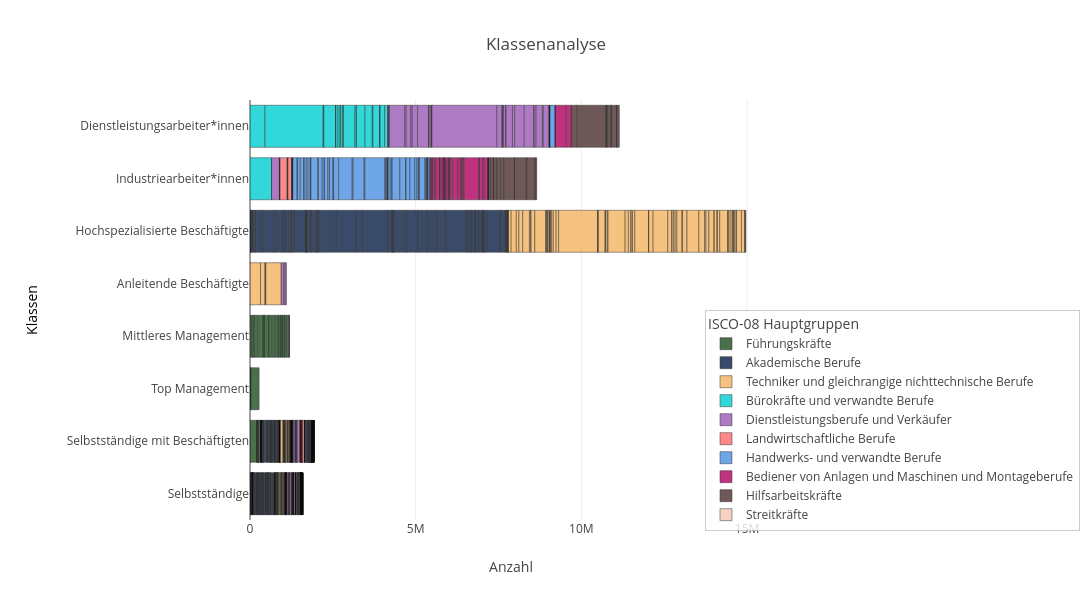

The notebook cell this image was saved under:
### Code cell
# Create the bar chart with the custom order
fig = px.bar(
    livingstone_data,
    x="Anzahl",
    y="modifiziert_livingstone",
    color='major_group',
    orientation='h',
    hover_data={
        'Berufsgattung(ISCO-Stufe 4)': True,
        'Anzahl': True,
        'modifiziert_livingstone': False,
        'major_group': False
    },
    title='Klassenanalyse',
    color_discrete_sequence=colors,
    category_orders={"modifiziert_livingstone": fraktion_order}
)
# Style the silces of the bars with black borders and slight transparency
fig.update_traces(
    marker=dict(line=dict(width=0.5, color='black')),
    opacity=0.8
)

# Update layout
fig.update_layout(
    width=1200,  # Reduce width
    height=600, 
    yaxis={
            'categoryorder': 'array',
            'categoryarray': fraktion_order[::],
            'title': 'Klassen',  # Add a title for the y-axis
            'title_standoff': 25,  # Distance between the axis and its title
            'tickfont': {'size': 12},  # Font size for the tick labels
            'titlefont': {'size': 14, 'color': 'black'}  # Font for the axis title
    },
    margin=dict(l=250, r=150),  # Increased right margin for meta-category labels
    legend=dict(
        yanchor="top",     # Anchor point is at the top of the legend box
        y=0.50,            # Position very close to the top (0.99 of the way up)
        xanchor="right",   # Anchor point is at the right of the legend box
        x=1.59,            # Position very close to the right edge (0.99 of the way right)
        bgcolor="rgba(255,255,255,0.8)",  # Semi-transparent white background
        bordercolor="rgba(0,0,0,0.2)",    # Light gray border
        borderwidth=1                     # Thin border
    ),
    plot_bgcolor='rgba(255,255,255,1)',  # White background
    
    legend_title_text='ISCO-08 Hauptgruppen'
)

fig.show()

### Figure 1 — Plotly figure (JSON) as saved in the notebook; plotly's stock layout.template omitted (floating-point values rounded to 4 significant figures; data arrays with more than 128 entries replaced by an {"elided": "..."} marker saying what was removed)
{"data": [{"alignmentgroup": "True", "customdata": {"elided": "90x2 str values"}, "hovertemplate": "Anzahl=%{x}<br>Berufsgattung(ISCO-Stufe 4)=%{customdata[0]}<extra></extra>", "legendgroup": "Führungskräfte", "marker": {"color": "#1D4E1F", "line": {"color": "black", "width": 0.5}, "pattern": {"shape": ""}}, "name": "Führungskräfte", "offsetgroup": "Führungskräfte", "opacity": 0.8, "orientation": "h", "showlegend": true, "textposition": "auto", "type": "bar", "x": [8800, 15410, 6100, 244550, 60350, 58530, 12900, 97710, 162370, 29830, 13740, 570, 0, 137890, 3540, 93430, 81530, 94870, 26490, 51350, 10570, 16290, 30480, 15410, 41790, 11820, 49290, 74390, 14400, 3440, 610, 310, 0, 0, 0, 0, 211570, 31350, 790, 670, 570, 410, 0, 0, 7670, 2240, 2960, 2180, 990, 2340, 0, 0, 0, 0, 0, 0, 1820, 780, 0, 0, 7640, 4490, 10750, 3920, 1560, 1270, 470, 0, 3380, 620, 820, 0, 510, 0, 910, 780, 3460, 1120, 1870, 2000, 6580, 1560, 62120, 12220, 3510, 810, 1860, 1740, 2020, 730], "xaxis": "x", "y": ["Top Management", "Top Management", "Top Management", "Top Management", "Mittleres Management", "Mittleres Management", "Mittleres Management", "Mittleres Management", "Mittleres Management", "Mittleres Management", "Mittleres Management", "Mittleres Management", "Mittleres Management", "Mittleres Management", "Mittleres Management", "Mittleres Management", "Mittleres Management", "Mittleres Management", "Mittleres Management", "Mittleres Management", "Mittleres Management", "Mittleres Management", "Mittleres Management", "Mittleres Management", "Mittleres Management", "Mittleres Management", "Mittleres Management", "Mittleres Management", "Mittleres Management", "Mittleres Management", "Selbstständige mit Beschäftigten", "Selbstständige", "Selbstständige mit Beschäftigten", "Selbstständige", "Selbstständige mit Beschäftigten", "Selbstständige", "Selbstständige mit Beschäftigten", "Selbstständige", "Selbstständige mit Beschäftigten", "Selbstständige", "Selbstständige mit Beschäftigten", "Selbstständige", "Selbstständige mit Beschäftigten", "Selbstständige", "Selbstständige mit Beschäftigten", "Selbstständige", "Selbstständige mit Beschäftigten", "Selbstständige", "Selbstständige mit Beschäftigten", "Selbstständige", "Selbstständige mit Beschäftigten", "Selbstständige", "Selbstständige mit Beschäftigten", "Selbstständige", "Selbstständige mit Beschäftigten", "Selbstständige", "Selbstständige mit Beschäftigten", "Selbstständige", "Selbstständige mit Beschäftigten", "Selbstständige", "Selbstständige mit Beschäftigten", "Selbstständige", "Selbstständige mit Beschäftigten", "Selbstständige", "Selbstständige mit Beschäftigten", "Selbstständige", "Selbstständige mit Beschäftigten", "Selbstständige", "Selbstständige mit Beschäftigten", "Selbstständige", "Selbstständige mit Beschäftigten", "Selbstständige", "Selbstständige mit Beschäftigten", "Selbstständige", "Selbstständige mit Beschäftigten", "Selbstständige", "Selbstständige mit Beschäftigten", "Selbstständige", "Selbstständige mit Beschäftigten", "Selbstständige", "Selbstständige mit Beschäftigten", "Selbstständige", "Selbstständige mit Beschäftigten", "Selbstständige", "Selbstständige mit Beschäftigten", "Selbstständige", "Selbstständige mit Beschäftigten", "Selbstständige", "Selbstständige mit Beschäftigten", "Selbstständige"], "yaxis": "y"}, {"alignmentgroup": "True", "customdata": {"elided": "276x2 str values"}, "hovertemplate": "Anzahl=%{x}<br>Berufsgattung(ISCO-Stufe 4)=%{customdata[0]}<extra></extra>", "legendgroup": "Akademische Berufe", "marker": {"color": "#0A1F44", "line": {"color": "black", "width": 0.5}, "pattern": {"shape": ""}}, "name": "Akademische Berufe", "offsetgroup": "Akademische Berufe", "opacity": 0.8, "orientation": "h", "showlegend": true, "textposition": "auto", "type": "bar", "x": {"elided": "276 int values"}, "xaxis": "x", "y": {"elided": "276 str values"}, "yaxis": "y"}, {"alignmentgroup": "True", "customdata": {"elided": "252x2 str values"}, "hovertemplate": "Anzahl=%{x}<br>Berufsgattung(ISCO-Stufe 4)=%{customdata[0]}<extra></extra>", "legendgroup": "Techniker und gleichrangige nichttechnische Berufe", "marker": {"color": "#F5B461", "line": {"color": "black", "width": 0.5}, "pattern": {"shape": ""}}, "name": "Techniker und gleichrangige nichttechnische Berufe", "offsetgroup": "Techniker und gleichrangige nichttechnische Berufe", "opacity": 0.8, "orientation": "h", "showlegend": true, "textposition": "auto", "type": "bar", "x": {"elided": "252 int values"}, "xaxis": "x", "y": {"elided": "252 str values"}, "yaxis": "y"}, {"alignmentgroup": "True", "customdata": {"elided": "78x2 str values"}, "hovertemplate": "Anzahl=%{x}<br>Berufsgattung(ISCO-Stufe 4)=%{customdata[0]}<extra></extra>", "legendgroup": "Bürokräfte und verwandte Berufe", "marker": {"color": "#00CED1", "line": {"color": "black", "width": 0.5}, "pattern": {"shape": ""}}, "name": "Bürokräfte und verwandte Berufe", "offsetgroup": "Bürokräfte und verwandte Berufe", "opacity": 0.8, "orientation": "h", "showlegend": true, "textposition": "auto", "type": "bar", "x": [454860, 1753560, 11590, 9210, 353240, 4750, 270, 2600, 66330, 61040, 21880, 68690, 7100, 3210, 352180, 37760, 4240, 649900, 259590, 217890, 20080, 197990, 8470, 12040, 134810, 90290, 270, 450, 13150, 10230, 0, 540, 0, 0, 2200, 1680, 2730, 1680, 0, 0, 0, 0, 5190, 2880, 0, 300, 0, 0, 250, 250, 0, 0, 280, 1030, 4120, 3440, 1040, 880, 0, 0, 1700, 1150, 2470, 1090, 6020, 1670, 0, 0, 1540, 970, 0, 590, 0, 0, 780, 600, 2260, 3930], "xaxis": "x", "y": ["Dienstleistungsarbeiter*innen", "Dienstleistungsarbeiter*innen", "Dienstleistungsarbeiter*innen", "Dienstleistungsarbeiter*innen", "Dienstleistungsarbeiter*innen", "Dienstleistungsarbeiter*innen", "Dienstleistungsarbeiter*innen", "Dienstleistungsarbeiter*innen", "Dienstleistungsarbeiter*innen", "Dienstleistungsarbeiter*innen", "Dienstleistungsarbeiter*innen", "Dienstleistungsarbeiter*innen", "Dienstleistungsarbeiter*innen", "Dienstleistungsarbeiter*innen", "Dienstleistungsarbeiter*innen", "Dienstleistungsarbeiter*innen", "Dienstleistungsarbeiter*innen", "Industriearbeiter*innen", "Dienstleistungsarbeiter*innen", "Dienstleistungsarbeiter*innen", "Dienstleistungsarbeiter*innen", "Dienstleistungsarbeiter*innen", "Dienstleistungsarbeiter*innen", "Dienstleistungsarbeiter*innen", "Dienstleistungsarbeiter*innen", "Dienstleistungsarbeiter*innen", "Selbstständige mit Beschäftigten", "Selbstständige", "Selbstständige mit Beschäftigten", "Selbstständige", "Selbstständige mit Beschäftigten", "Selbstständige", "Selbstständige mit Beschäftigten", "Selbstständige", "Selbstständige mit Beschäftigten", "Selbstständige", "Selbstständige mit Beschäftigten", "Selbstständige", "Selbstständige mit Beschäftigten", "Selbstständige", "Selbstständige mit Beschäftigten", "Selbstständige", "Selbstständige mit Beschäftigten", "Selbstständige", "Selbstständige mit Beschäftigten", "Selbstständige", "Selbstständige mit Beschäftigten", "Selbstständige", "Selbstständige mit Beschäftigten", "Selbstständige", "Selbstständige mit Beschäftigten", "Selbstständige", "Selbstständige mit Beschäftigten", "Selbstständige", "Selbstständige mit Beschäftigten", "Selbstständige", "Selbstständige mit Beschäftigten", "Selbstständige", "Selbstständige mit Beschäftigten", "Selbstständige", "Selbstständige mit Beschäftigten", "Selbstständige", "Selbstständige mit Beschäftigten", "Selbstständige", "Selbstständige mit Beschäftigten", "Selbstständige", "Selbstständige mit Beschäftigten", "Selbstständige", "Selbstständige mit Beschäftigten", "Selbstständige", "Selbstständige mit Beschäftigten", "Selbstständige", "Selbstständige mit Beschäftigten", "Selbstständige", "Selbstständige mit Beschäftigten", "Selbstständige", "Selbstständige mit Beschäftigten", "Selbstständige"], "yaxis": "y"}, {"alignmentgroup": "True", "customdata": {"elided": "111x2 str values"}, "hovertemplate": "Anzahl=%{x}<br>Berufsgattung(ISCO-Stufe 4)=%{customdata[0]}<extra></extra>", "legendgroup": "Dienstleistungsberufe und Verkäufer", "marker": {"color": "#9B59B6", "line": {"color": "black", "width": 0.5}, "pattern": {"shape": ""}}, "name": "Dienstleistungsberufe und Verkäufer", "offsetgroup": "Dienstleistungsberufe und Verkäufer", "opacity": 0.8, "orientation": "h", "showlegend": true, "textposition": "auto", "type": "bar", "x": [25420, 19280, 8230, 238300, 462340, 44790, 144310, 40300, 82330, 159660, 332020, 0, 16340, 52850, 23270, 250, 9120, 41240, 35390, 1957260, 163940, 0, 3610, 10160, 25550, 69400, 7540, 190770, 68070, 288450, 287550, 13160, 56550, 189650, 27300, 158100, 32260, 0, 0, 0, 0, 670, 3380, 16530, 3840, 10110, 2940, 1270, 600, 40530, 23830, 21060, 35430, 2970, 750, 2490, 2730, 13550, 14210, 0, 470, 2630, 740, 4250, 8440, 7260, 1960, 0, 480, 660, 830, 20220, 13120, 2040, 750, 89850, 49690, 740, 400, 420, 640, 360, 1050, 2480, 3940, 780, 0, 8990, 4200, 1210, 900, 7910, 22660, 270, 1610, 1340, 2240, 1170, 3490, 0, 0, 0, 0, 0, 0, 0, 0, 1580, 1230, 0, 320], "xaxis": "x", "y": ["Dienstleistungsarbeiter*innen", "Dienstleistungsarbeiter*innen", "Dienstleistungsarbeiter*innen", "Industriearbeiter*innen", "Dienstleistungsarbeiter*innen", "Dienstleistungsarbeiter*innen", "Dienstleistungsarbeiter*innen", "Dienstleistungsarbeiter*innen", "Anleitende Beschäftigte", "Dienstleistungsarbeiter*innen", "Dienstleistungsarbeiter*innen", "Dienstleistungsarbeiter*innen", "Dienstleistungsarbeiter*innen", "Dienstleistungsarbeiter*innen", "Dienstleistungsarbeiter*innen", "Dienstleistungsarbeiter*innen", "Dienstleistungsarbeiter*innen", "Anleitende Beschäftigte", "Anleitende Beschäftigte", "Dienstleistungsarbeiter*innen", "Dienstleistungsarbeiter*innen", "Dienstleistungsarbeiter*innen", "Dienstleistungsarbeiter*innen", "Dienstleistungsarbeiter*innen", "Dienstleistungsarbeiter*innen", "Dienstleistungsarbeiter*innen", "Dienstleistungsarbeiter*innen", "Dienstleistungsarbeiter*innen", "Dienstleistungsarbeiter*innen", "Dienstleistungsarbeiter*innen", "Dienstleistungsarbeiter*innen", "Dienstleistungsarbeiter*innen", "Dienstleistungsarbeiter*innen", "Dienstleistungsarbeiter*innen", "Dienstleistungsarbeiter*innen", "Dienstleistungsarbeiter*innen", "Dienstleistungsarbeiter*innen", "Selbstständige mit Beschäftigten", "Selbstständige", "Selbstständige mit Beschäftigten", "Selbstständige", "Selbstständige mit Beschäftigten", "Selbstständige", "Selbstständige mit Beschäftigten", "Selbstständige", "Selbstständige mit Beschäftigten", "Selbstständige", "Selbstständige mit Beschäftigten", "Selbstständige", "Selbstständige mit Beschäftigten", "Selbstständige", "Selbstständige mit Beschäftigten", "Selbstständige", "Selbstständige mit Beschäftigten", "Selbstständige", "Selbstständige mit Beschäftigten", "Selbstständige", "Selbstständige mit Beschäftigten", "Selbstständige", "Selbstständige mit Beschäftigten", "Selbstständige", "Selbstständige mit Beschäftigten", "Selbstständige", "Selbstständige mit Beschäftigten", "Selbstständige", "Selbstständige mit Beschäftigten", "Selbstständige", "Selbstständige mit Beschäftigten", "Selbstständige", "Selbstständige mit Beschäftigten", "Selbstständige", "Selbstständige mit Beschäftigten", "Selbstständige", "Selbstständige mit Beschäftigten", "Selbstständige", "Selbstständige mit Beschäftigten", "Selbstständige", "Selbstständige mit Beschäftigten", "Selbstständige", "Selbstständige mit Beschäftigten", "Selbstständige", "Selbstständige mit Beschäftigten", "Selbstständige", "Selbstständige mit Beschäftigten", "Selbstständige", "Selbstständige mit Beschäftigten", "Selbstständige", "Selbstständige mit Beschäftigten", "Selbstständige", "Selbstständige mit Beschäftigten", "Selbstständige", "Selbstständige mit Beschäftigten", "Selbstständige", "Selbstständige mit Beschäftigten", "Selbstständige", "Selbstständige mit Beschäftigten", "Selbstständige", "Selbstständige mit Beschäftigten", "Selbstständige", "Selbstständige mit Beschäftigten", "Selbstständige", "Selbstständige mit Beschäftigten", "Selbstständige", "Selbstständige mit Beschäftigten", "Selbstständige", "Selbstständige mit Beschäftigten", "Selbstständige", "Selbstständige mit Beschäftigten", "Selbstständige", "Selbstständige mit Beschäftigten", "Selbstständige"], "yaxis": "y"}, {"alignmentgroup": "True", "customdata": [["Ackerbauern und Gemüseanbauer", "Landwirtschaftliche Berufe"], ["Baum- und Strauchfrüchteanbauer", "Landwirtschaftliche Berufe"], ["Gärtner, Saat- und Pflanzenzüchter", "Landwirtschaftliche Berufe"], ["Nutztierhalter (ohne Geflügel) und Milchproduzenten", "Landwirtschaftliche Berufe"], ["Geflügelhalter", "Landwirtschaftliche Berufe"], ["Imker und Seidenraupenzüchter", "Landwirtschaftliche Berufe"], ["Tierhalter, anderweitig nicht genannt", "Landwirtschaftliche Berufe"], ["Landwirte mit Ackerbau und Tierhaltung (ohne ausgeprägten Schwerpunkt)", "Landwirtschaftliche Berufe"], ["Forstarbeitskräfte und verwandte Berufe", "Landwirtschaftliche Berufe"], ["Fachkräfte im Bereich Aquakultur", "Landwirtschaftliche Berufe"], ["Binnen- und Küstenfischer", "Landwirtschaftliche Berufe"], ["Hochseefischer", "Landwirtschaftliche Berufe"], ["Ackerbauern und Gemüseanbauer", "Landwirtschaftliche Berufe"], ["Ackerbauern und Gemüseanbauer", "Landwirtschaftliche Berufe"], ["Baum- und Strauchfrüchteanbauer", "Landwirtschaftliche Berufe"], ["Baum- und Strauchfrüchteanbauer", "Landwirtschaftliche Berufe"], ["Gärtner, Saat- und Pflanzenzüchter", "Landwirtschaftliche Berufe"], ["Gärtner, Saat- und Pflanzenzüchter", "Landwirtschaftliche Berufe"], ["Nutztierhalter (ohne Geflügel) und Milchproduzenten", "Landwirtschaftliche Berufe"], ["Nutztierhalter (ohne Geflügel) und Milchproduzenten", "Landwirtschaftliche Berufe"], ["Geflügelhalter", "Landwirtschaftliche Berufe"], ["Geflügelhalter", "Landwirtschaftliche Berufe"], ["Imker und Seidenraupenzüchter", "Landwirtschaftliche Berufe"], ["Imker und Seidenraupenzüchter", "Landwirtschaftliche Berufe"], ["Tierhalter, anderweitig nicht genannt", "Landwirtschaftliche Berufe"], ["Tierhalter, anderweitig nicht genannt", "Landwirtschaftliche Berufe"], ["Landwirte mit Ackerbau und Tierhaltung (ohne ausgeprägten Schwerpunkt)", "Landwirtschaftliche Berufe"], ["Landwirte mit Ackerbau und Tierhaltung (ohne ausgeprägten Schwerpunkt)", "Landwirtschaftliche Berufe"], ["Forstarbeitskräfte und verwandte Berufe", "Landwirtschaftliche Berufe"], ["Forstarbeitskräfte und verwandte Berufe", "Landwirtschaftliche Berufe"], ["Fachkräfte im Bereich Aquakultur", "Landwirtschaftliche Berufe"], ["Fachkräfte im Bereich Aquakultur", "Landwirtschaftliche Berufe"], ["Binnen- und Küstenfischer", "Landwirtschaftliche Berufe"], ["Binnen- und Küstenfischer", "Landwirtschaftliche Berufe"], ["Hochseefischer", "Landwirtschaftliche Berufe"], ["Hochseefischer", "Landwirtschaftliche Berufe"]], "hovertemplate": "Anzahl=%{x}<br>Berufsgattung(ISCO-Stufe 4)=%{customdata[0]}<extra></extra>", "legendgroup": "Landwirtschaftliche Berufe", "marker": {"color": "#FF6B6B", "line": {"color": "black", "width": 0.5}, "pattern": {"shape": ""}}, "name": "Landwirtschaftliche Berufe", "offsetgroup": "Landwirtschaftliche Berufe", "opacity": 0.8, "orientation": "h", "showlegend": true, "textposition": "auto", "type": "bar", "x": [10390, 8730, 213620, 22150, 2440, 690, 350, 109920, 16410, 860, 1390, 0, 970, 650, 5040, 2550, 29050, 15030, 3500, 2570, 0, 0, 400, 570, 0, 0, 58570, 42880, 1550, 1690, 250, 230, 460, 260, 0, 0], "xaxis": "x", "y": ["Industriearbeiter*innen", "Industriearbeiter*innen", "Industriearbeiter*innen", "Industriearbeiter*innen", "Industriearbeiter*innen", "Industriearbeiter*innen", "Industriearbeiter*innen", "Industriearbeiter*innen", "Industriearbeiter*innen", "Industriearbeiter*innen", "Industriearbeiter*innen", "Industriearbeiter*innen", "Selbstständige mit Beschäftigten", "Selbstständige", "Selbstständige mit Beschäftigten", "Selbstständige", "Selbstständige mit Beschäftigten", "Selbstständige", "Selbstständige mit Beschäftigten", "Selbstständige", "Selbstständige mit Beschäftigten", "Selbstständige", "Selbstständige mit Beschäftigten", "Selbstständige", "Selbstständige mit Beschäftigten", "Selbstständige", "Selbstständige mit Beschäftigten", "Selbstständige", "Selbstständige mit Beschäftigten", "Selbstständige", "Selbstständige mit Beschäftigten", "Selbstständige", "Selbstständige mit Beschäftigten", "Selbstständige", "Selbstständige mit Beschäftigten", "Selbstständige"], "yaxis": "y"}, {"alignmentgroup": "True", "customdata": {"elided": "198x2 str values"}, "hovertemplate": "Anzahl=%{x}<br>Berufsgattung(ISCO-Stufe 4)=%{customdata[0]}<extra></extra>", "legendgroup": "Handwerks- und verwandte Berufe", "marker": {"color": "#4A90E2", "line": {"color": "black", "width": 0.5}, "pattern": {"shape": ""}}, "name": "Handwerks- und verwandte Berufe", "offsetgroup": "Handwerks- und verwandte Berufe", "opacity": 0.8, "orientation": "h", "showlegend": true, "textposition": "auto", "type": "bar", "x": {"elided": "198 int values"}, "xaxis": "x", "y": {"elided": "198 str values"}, "yaxis": "y"}, {"alignmentgroup": "True", "customdata": {"elided": "117x2 str values"}, "hovertemplate": "Anzahl=%{x}<br>Berufsgattung(ISCO-Stufe 4)=%{customdata[0]}<extra></extra>", "legendgroup": "Bediener von Anlagen und Maschinen und Montageberufe", "marker": {"color": "#af005f", "line": {"color": "black", "width": 0.5}, "pattern": {"shape": ""}}, "name": "Bediener von Anlagen und Maschinen und Montageberufe", "offsetgroup": "Bediener von Anlagen und Maschinen und Montageberufe", "opacity": 0.8, "orientation": "h", "showlegend": true, "textposition": "auto", "type": "bar", "x": [12060, 51960, 4390, 19790, 55290, 34310, 111320, 4820, 7620, 58290, 45650, 2220, 13370, 9300, 6210, 580, 3720, 38430, 4360, 67190, 19100, 10580, 26400, 7810, 74360, 156360, 75890, 47900, 1050, 48240, 15580, 334960, 149540, 448700, 12010, 111340, 33830, 110440, 1910, 0, 0, 1450, 1060, 0, 0, 290, 0, 250, 0, 390, 0, 0, 0, 0, 0, 0, 0, 360, 0, 0, 0, 0, 0, 0, 0, 290, 820, 270, 250, 0, 0, 0, 0, 1280, 920, 0, 0, 2490, 1410, 0, 0, 380, 370, 330, 0, 0, 0, 0, 0, 410, 430, 650, 940, 0, 250, 0, 0, 0, 0, 0, 0, 10270, 8580, 1280, 790, 7350, 4350, 400, 350, 2380, 1720, 280, 420, 0, 0, 0, 0], "xaxis": "x", "y": ["Industriearbeiter*innen", "Industriearbeiter*innen", "Industriearbeiter*innen", "Industriearbeiter*innen", "Industriearbeiter*innen", "Industriearbeiter*innen", "Industriearbeiter*innen", "Industriearbeiter*innen", "Industriearbeiter*innen", "Industriearbeiter*innen", "Industriearbeiter*innen", "Industriearbeiter*innen", "Industriearbeiter*innen", "Industriearbeiter*innen", "Industriearbeiter*innen", "Industriearbeiter*innen", "Industriearbeiter*innen", "Industriearbeiter*innen", "Industriearbeiter*innen", "Industriearbeiter*innen", "Industriearbeiter*innen", "Industriearbeiter*innen", "Industriearbeiter*innen", "Industriearbeiter*innen", "Industriearbeiter*innen", "Industriearbeiter*innen", "Industriearbeiter*innen", "Industriearbeiter*innen", "Industriearbeiter*innen", "Industriearbeiter*innen", "Industriearbeiter*innen", "Dienstleistungsarbeiter*innen", "Dienstleistungsarbeiter*innen", "Industriearbeiter*innen", "Industriearbeiter*innen", "Industriearbeiter*innen", "Industriearbeiter*innen", "Industriearbeiter*innen", "Industriearbeiter*innen", "Selbstständige mit Beschäftigten", "Selbstständige", "Selbstständige mit Beschäftigten", "Selbstständige", "Selbstständige mit Beschäftigten", "Selbstständige", "Selbstständige mit Beschäftigten", "Selbstständige", "Selbstständige mit Beschäftigten", "Selbstständige", "Selbstständige mit Beschäftigten", "Selbstständige", "Selbstständige mit Beschäftigten", "Selbstständige", "Selbstständige mit Beschäftigten", "Selbstständige", "Selbstständige mit Beschäftigten", "Selbstständige", "Selbstständige mit Beschäftigten", "Selbstständige", "Selbstständige mit Beschäftigten", "Selbstständige", "Selbstständige mit Beschäftigten", "Selbstständige", "Selbstständige mit Beschäftigten", "Selbstständige", "Selbstständige mit Beschäftigten", "Selbstständige", "Selbstständige mit Beschäftigten", "Selbstständige", "Selbstständige mit Beschäftigten", "Selbstständige", "Selbstständige mit Beschäftigten", "Selbstständige", "Selbstständige mit Beschäftigten", "Selbstständige", "Selbstständige mit Beschäftigten", "Selbstständige", "Selbstständige mit Beschäftigten", "Selbstständige", "Selbstständige mit Beschäftigten", "Selbstständige", "Selbstständige mit Beschäftigten", "Selbstständige", "Selbstständige mit Beschäftigten", "Selbstständige", "Selbstständige mit Beschäftigten", "Selbstständige", "Selbstständige mit Beschäftigten", "Selbstständige", "Selbstständige mit Beschäftigten", "Selbstständige", "Selbstständige mit Beschäftigten", "Selbstständige", "Selbstständige mit Beschäftigten", "Selbstständige", "Selbstständige mit Beschäftigten", "Selbstständige", "Selbstständige mit Beschäftigten", "Selbstständige", "Selbstständige mit Beschäftigten", "Selbstständige", "Selbstständige mit Beschäftigten", "Selbstständige", "Selbstständige mit Beschäftigten", "Selbstständige", "Selbstständige mit Beschäftigten", "Selbstständige", "Selbstständige mit Beschäftigten", "Selbstständige", "Selbstständige mit Beschäftigten", "Selbstständige", "Selbstständige mit Beschäftigten", "Selbstständige", "Selbstständige mit Beschäftigten", "Selbstständige", "Selbstständige mit Beschäftigten", "Selbstständige"], "yaxis": "y"}, {"alignmentgroup": "True", "customdata": {"elided": "93x2 str values"}, "hovertemplate": "Anzahl=%{x}<br>Berufsgattung(ISCO-Stufe 4)=%{customdata[0]}<extra></extra>", "legendgroup": "Hilfsarbeitskräfte", "marker": {"color": "#4B2F2F", "line": {"color": "black", "width": 0.5}, "pattern": {"shape": ""}}, "name": "Hilfsarbeitskräfte", "offsetgroup": "Hilfsarbeitskräfte", "opacity": 0.8, "orientation": "h", "showlegend": true, "textposition": "auto", "type": "bar", "x": [176220, 875250, 1860, 11860, 5400, 27760, 14540, 9610, 70540, 74000, 6070, 850, 2210, 93980, 105880, 107760, 309720, 5030, 950, 355380, 108000, 13790, 248930, 660, 20730, 30340, 6610, 156050, 450, 6980, 72550, 1980, 3420, 11250, 9470, 0, 0, 920, 740, 640, 590, 2500, 1220, 340, 420, 220, 290, 1520, 1540, 1300, 1590, 820, 870, 0, 0, 0, 0, 820, 580, 3940, 4090, 420, 0, 1990, 2260, 0, 260, 0, 0, 2650, 2110, 520, 600, 2660, 680, 780, 550, 0, 0, 0, 0, 1030, 720, 0, 0, 680, 860, 0, 0, 1240, 760, 710, 610], "xaxis": "x", "y": ["Dienstleistungsarbeiter*innen", "Dienstleistungsarbeiter*innen", "Dienstleistungsarbeiter*innen", "Dienstleistungsarbeiter*innen", "Dienstleistungsarbeiter*innen", "Dienstleistungsarbeiter*innen", "Industriearbeiter*innen", "Industriearbeiter*innen", "Industriearbeiter*innen", "Industriearbeiter*innen", "Industriearbeiter*innen", "Industriearbeiter*innen", "Industriearbeiter*innen", "Industriearbeiter*innen", "Industriearbeiter*innen", "Industriearbeiter*innen", "Industriearbeiter*innen", "Industriearbeiter*innen", "Industriearbeiter*innen", "Industriearbeiter*innen", "Dienstleistungsarbeiter*innen", "Industriearbeiter*innen", "Industriearbeiter*innen", "Dienstleistungsarbeiter*innen", "Industriearbeiter*innen", "Industriearbeiter*innen", "Dienstleistungsarbeiter*innen", "Dienstleistungsarbeiter*innen", "Dienstleistungsarbeiter*innen", "Dienstleistungsarbeiter*innen", "Dienstleistungsarbeiter*innen", "Selbstständige mit Beschäftigten", "Selbstständige", "Selbstständige mit Beschäftigten", "Selbstständige", "Selbstständige mit Beschäftigten", "Selbstständige", "Selbstständige mit Beschäftigten", "Selbstständige", "Selbstständige mit Beschäftigten", "Selbstständige", "Selbstständige mit Beschäftigten", "Selbstständige", "Selbstständige mit Beschäftigten", "Selbstständige", "Selbstständige mit Beschäftigten", "Selbstständige", "Selbstständige mit Beschäftigten", "Selbstständige", "Selbstständige mit Beschäftigten", "Selbstständige", "Selbstständige mit Beschäftigten", "Selbstständige", "Selbstständige mit Beschäftigten", "Selbstständige", "Selbstständige mit Beschäftigten", "Selbstständige", "Selbstständige mit Beschäftigten", "Selbstständige", "Selbstständige mit Beschäftigten", "Selbstständige", "Selbstständige mit Beschäftigten", "Selbstständige", "Selbstständige mit Beschäftigten", "Selbstständige", "Selbstständige mit Beschäftigten", "Selbstständige", "Selbstständige mit Beschäftigten", "Selbstständige", "Selbstständige mit Beschäftigten", "Selbstständige", "Selbstständige mit Beschäftigten", "Selbstständige", "Selbstständige mit Beschäftigten", "Selbstständige", "Selbstständige mit Beschäftigten", "Selbstständige", "Selbstständige mit Beschäftigten", "Selbstständige", "Selbstständige mit Beschäftigten", "Selbstständige", "Selbstständige mit Beschäftigten", "Selbstständige", "Selbstständige mit Beschäftigten", "Selbstständige", "Selbstständige mit Beschäftigten", "Selbstständige", "Selbstständige mit Beschäftigten", "Selbstständige", "Selbstständige mit Beschäftigten", "Selbstständige", "Selbstständige mit Beschäftigten", "Selbstständige"], "yaxis": "y"}, {"alignmentgroup": "True", "customdata": [["Offiziere in regulären Streitkräften", "Streitkräfte"], ["Unteroffiziere in regulären Streitkräften ", "Streitkräfte"], ["Angehörige der regulären Streitkräfte in sonstigen Rängen", "Streitkräfte"], ["Offiziere in regulären Streitkräften", "Streitkräfte"], ["Offiziere in regulären Streitkräften", "Streitkräfte"], ["Unteroffiziere in regulären Streitkräften ", "Streitkräfte"], ["Unteroffiziere in regulären Streitkräften ", "Streitkräfte"], ["Angehörige der regulären Streitkräfte in sonstigen Rängen", "Streitkräfte"], ["Angehörige der regulären Streitkräfte in sonstigen Rängen", "Streitkräfte"]], "hovertemplate": "Anzahl=%{x}<br>Berufsgattung(ISCO-Stufe 4)=%{customdata[0]}<extra></extra>", "legendgroup": "Streitkräfte", "marker": {"color": "#F2C9B3", "line": {"color": "black", "width": 0.5}, "pattern": {"shape": ""}}, "name": "Streitkräfte", "offsetgroup": "Streitkräfte", "opacity": 0.8, "orientation": "h", "showlegend": true, "textposition": "auto", "type": "bar", "x": [21970, 22020, 107060, 0, 0, 0, 0, 0, 0], "xaxis": "x", "y": [null, null, null, "Selbstständige mit Beschäftigten", "Selbstständige", "Selbstständige mit Beschäftigten", "Selbstständige", "Selbstständige mit Beschäftigten", "Selbstständige"], "yaxis": "y"}], "layout": {"barmode": "relative", "height": 600, "legend": {"bgcolor": "rgba(255,255,255,0.8)", "bordercolor": "rgba(0,0,0,0.2)", "borderwidth": 1, "title": {"text": "ISCO-08 Hauptgruppen"}, "tracegroupgap": 0, "x": 1.59, "xanchor": "right", "y": 0.5, "yanchor": "top"}, "margin": {"l": 250, "r": 150}, "plot_bgcolor": "rgba(255,255,255,1)", "title": {"text": "Klassenanalyse"}, "width": 1200, "xaxis": {"anchor": "y", "domain": [0, 1], "title": {"text": "Anzahl"}}, "yaxis": {"anchor": "x", "categoryarray": ["Selbstständige", "Selbstständige mit Beschäftigten", "Top Management", "Mittleres Management", "Anleitende Beschäftigte", "Hochspezialisierte Beschäftigte", "Industriearbeiter*innen", "Dienstleistungsarbeiter*innen"], "categoryorder": "array", "domain": [0, 1], "tickfont": {"size": 12}, "title": {"font": {"color": "black", "size": 14}, "standoff": 25, "text": "Klassen"}}}}
